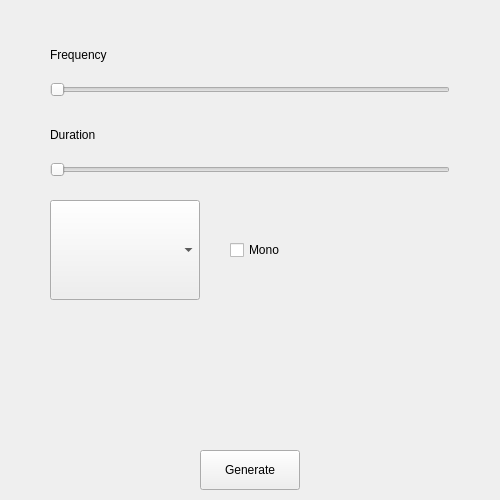
<?xml version="1.0" encoding="UTF-8"?>
<ui version="4.0">
    <class>MainWindow</class>
    <widget class="QMainWindow" name="MainWindow">
        <property name = "geometry">
            <rect>
                <x>0</x>
                <y>0</y>
                <width>500</width>
                <height>500</height>
            </rect>
        </property>
        <property name="windowTitle">
            <string>Qt Tone Generator</string>
        </property>
        <widget class ="QWidget" name="centralWidget">
            <property name = "geometry">
                <rect>
                    <x>0</x>
                    <y>0</y>
                    <width>500</width>
                    <height>500</height>
                </rect>
            </property>
            <widget class = "QLabel" name = "frequencyLabel">
                <property name = "geometry">
                    <rect>
                        <x>50</x>
                        <y>40</y>
                        <width>150</width>
                        <height>30</height>
                    </rect>
                </property>
                <property name = "text">
                    <string>Frequency</string>
                </property>
            </widget>
            <widget class="QSlider" name="frequencySlider">
             <property name="orientation">
              <enum>Qt::Horizontal</enum>
             </property>
                <property name = "geometry">
                    <rect>
                        <x>50</x>
                        <y>70</y>
                        <width>400</width>
                        <height>40</height>
                    </rect>
                </property>
            </widget>
            <widget class = "QLabel" name = "durationLabel">
                <property name = "geometry">
                    <rect>
                        <x>50</x>
                        <y>120</y>
                        <width>150</width>
                        <height>30</height>
                    </rect>
                </property>
                <property name = "text">
                    <string>Duration</string>
                </property>
            </widget>
            <widget class="QSlider" name="durationSlider">
             <property name="orientation">
              <enum>Qt::Horizontal</enum>
             </property>
                <property name = "geometry">
                    <rect>
                        <x>50</x>
                        <y>150</y>
                        <width>400</width>
                        <height>40</height>
                    </rect>
                </property>
            </widget>
            <widget class = "QComboBox" name = "sampleRate">
                <property name = "geometry">
                    <rect>
                        <x>50</x>
                        <y>200</y>
                        <width>150</width>
                        <height>100</height>
                    </rect>
                </property>
                <property name = "placeholderText">
                    <string>Sample Rate</string>
                </property>
            </widget>
            <widget class = "QCheckBox" name = "numChannels">
                <property name = "geometry">
                    <rect>
                        <x>230</x>
                        <y>200</y>
                        <width>100</width>
                        <height>100</height>
                    </rect>
                </property>
                <property name = "text">
                    <string>Mono</string>
                </property>
            </widget>
            <widget class = "QPushButton" name = "generateToneButton">
                <property name = "geometry">
                    <rect>
                        <x>200</x>
                        <y>450</y>
                        <width>100</width>
                        <height>40</height>
                    </rect>
                </property>
                <property name = "text">
                    <string>Generate</string>
                </property>
            </widget>
        </widget>
    </widget>
</ui>
